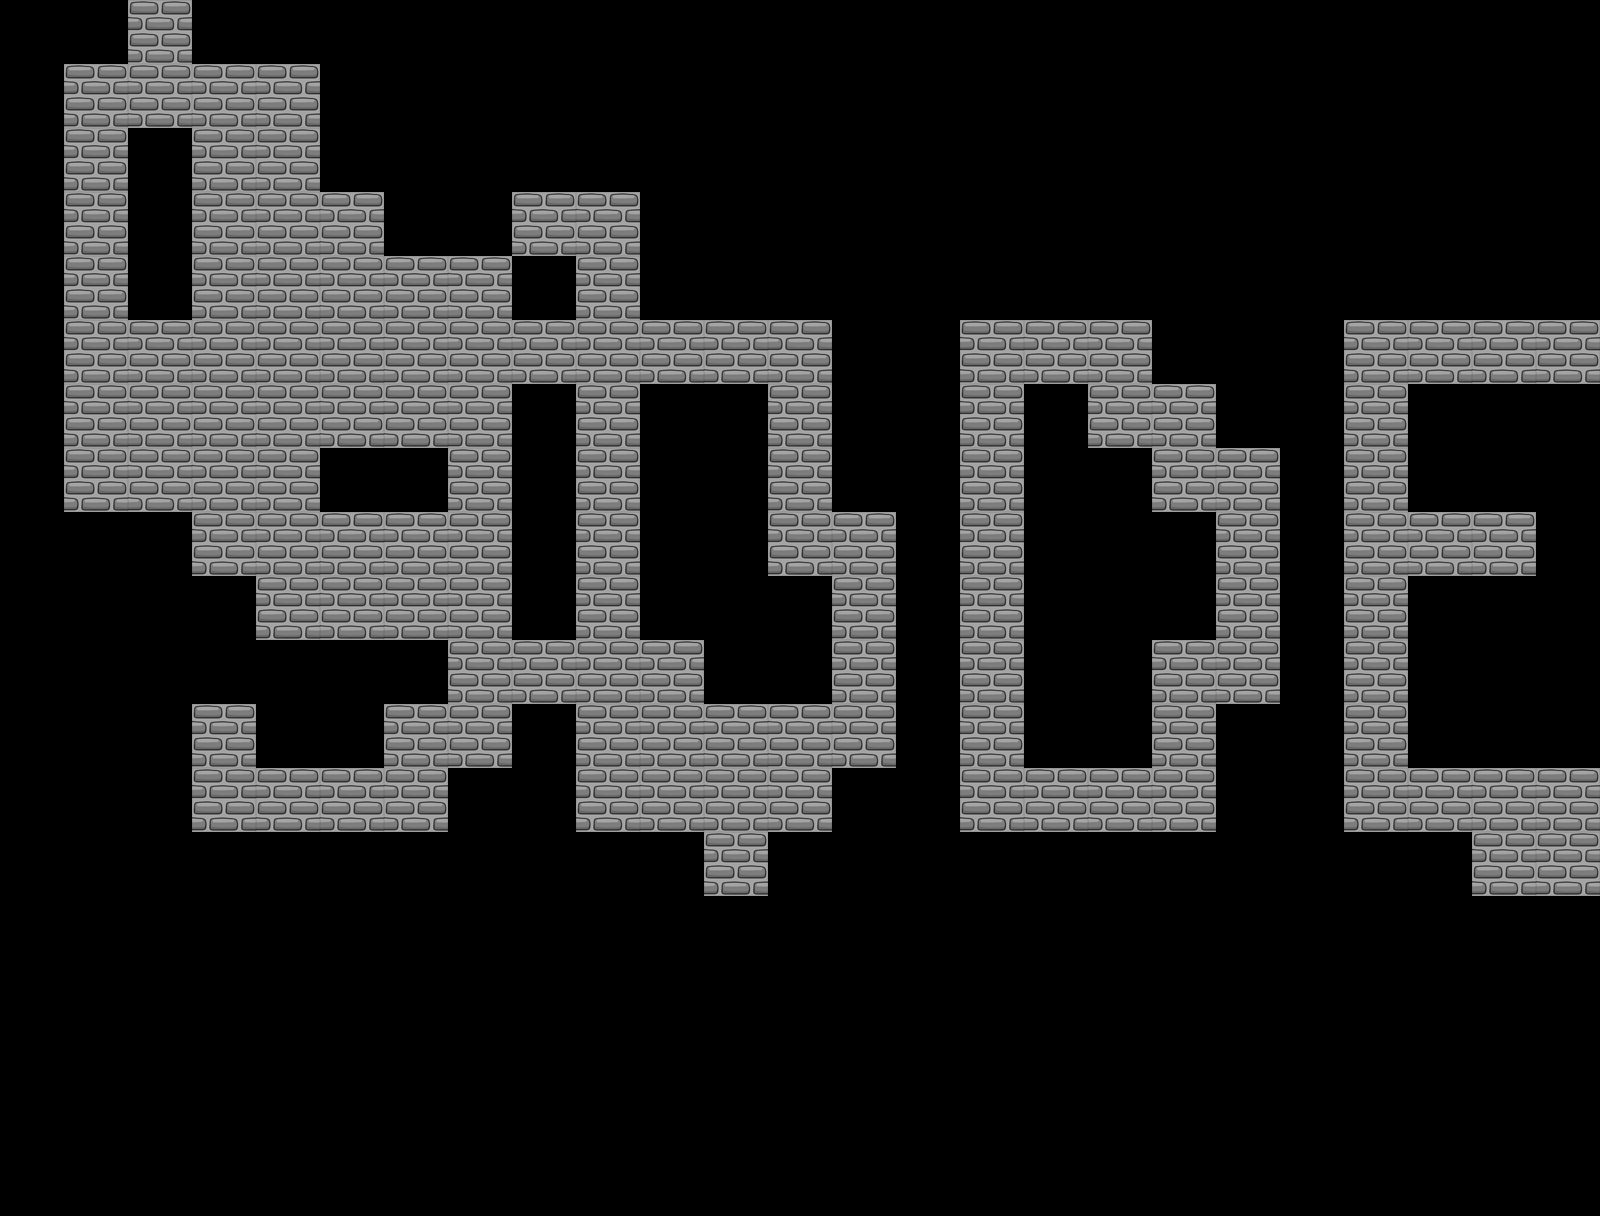

Rendered tile map (Tiled .tmx) drawn with the repository's tilesets; below, a short description and the full map source, tile grids included:
An orthogonal 25x19 tile map with 64x64 px tiles, 1 tile layer (Wall).

<map version="1.0" orientation="orthogonal" width="25" height="19" tilewidth="64" tileheight="64">
 <tileset firstgid="1" name="bricks" tilewidth="64" tileheight="64">
  <image source="../graphics/bricks.png" width="192" height="192" />
 </tileset>
 <layer name="Wall" width="25" height="19">
  <data encoding="csv">
0,0,5,0,0,0,0,0,0,0,0,0,0,0,0,0,0,0,0,0,0,0,0,0,0,
0,5,5,5,5,0,0,0,0,0,0,0,0,0,0,0,0,0,0,0,0,0,0,0,0,
0,5,0,5,5,0,0,0,0,0,0,0,0,0,0,0,0,0,0,0,0,0,0,0,0,
0,5,0,5,5,5,0,0,5,5,0,0,0,0,0,0,0,0,0,0,0,0,0,0,0,
0,5,0,5,5,5,5,5,0,5,0,0,0,0,0,0,0,0,0,0,0,0,0,0,0,
0,5,5,5,5,5,5,5,5,5,5,5,5,0,0,5,5,5,0,0,0,5,5,5,5,
0,5,5,5,5,5,5,5,0,5,0,0,5,0,0,5,0,5,5,0,0,5,0,0,0,
0,5,5,5,5,0,0,5,0,5,0,0,5,0,0,5,0,0,5,5,0,5,0,0,0,
0,0,0,5,5,5,5,5,0,5,0,0,5,5,0,5,0,0,0,5,0,5,5,5,0,
0,0,0,0,5,5,5,5,0,5,0,0,0,5,0,5,0,0,0,5,0,5,0,0,0,
0,0,0,0,0,0,0,5,5,5,5,0,0,5,0,5,0,0,5,5,0,5,0,0,0,
0,0,0,5,0,0,5,5,0,5,5,5,5,5,0,5,0,0,5,0,0,5,0,0,0,
0,0,0,5,5,5,5,0,0,5,5,5,5,0,0,5,5,5,5,0,0,5,5,5,5,
0,0,0,0,0,0,0,0,0,0,0,5,0,0,0,0,0,0,0,0,0,0,0,5,5,
0,0,0,0,0,0,0,0,0,0,0,0,0,0,0,0,0,0,0,0,0,0,0,0,0,
0,0,0,0,0,0,0,0,0,0,0,0,0,0,0,0,0,0,0,0,0,0,0,0,0,
0,0,0,0,0,0,0,0,0,0,0,0,0,0,0,0,0,0,0,0,0,0,0,0,0,
0,0,0,0,0,0,0,0,0,0,0,0,0,0,0,0,0,0,0,0,0,0,0,0,0,
0,0,0,0,0,0,0,0,0,0,0,0,0,0,0,0,0,0,0,0,0,0,0,0,0
</data>
 </layer>
</map>